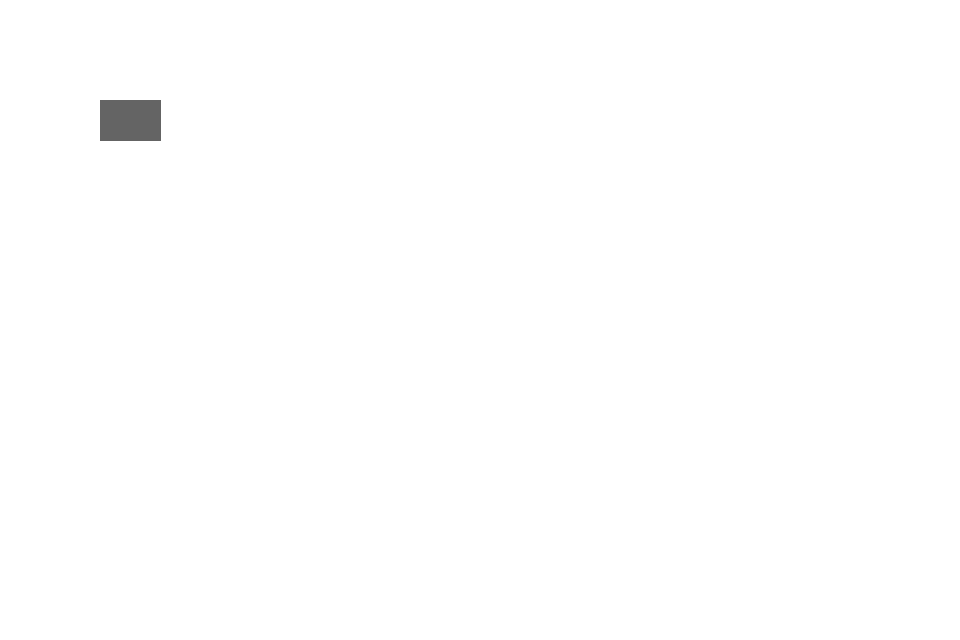
Frame 1 (no input)
Frame 60 (the mouse pressed at the canvas centre just before this capture): identical to frame 1, image omitted
Frame 120 (the mouse held since frame 60 and released just before this capture): identical to frame 1, image omitted

The Processing sketch that drew this single still picture (run headless with seeded random() and noise(); from frame 60 on, the mouse is pressed at the canvas centre):

// Processing sketch: exercise_9_8
// ── exercise_9_8.pde
Button button1;

float x = 100;
float y = 100;
float w = 60;
float h = 40;
boolean mouse;

void setup(){
  size(960, 640);
}

void draw(){
  background(255);
  if(mouseX>x && mouseX<x+w && mouseY>y && mouseY<y+w){
    mouse=true;
  }else{
    mouse=false;
  }
  button1 = new Button(x, y, w, h, mouse);
  button1.await();
  button1.display();
}

// ── button.pde
class Button{
  float x, y, w, h;
  color c;
  boolean mouse;
  
  Button(float tx, float ty, float tw, float th, boolean tempmouse){
    x = tx;
    y = ty;
    w = tw;
    h = th;
    c = color(100);
    mouse = tempmouse;
  }
  
  void display(){
    stroke(c);
    fill(c);
    rect(x, y, w, h);
  }
  
  void await(){
    if(mouse){
      c = color(200);
    }else{
      c = color(100);
  }
  }
}
